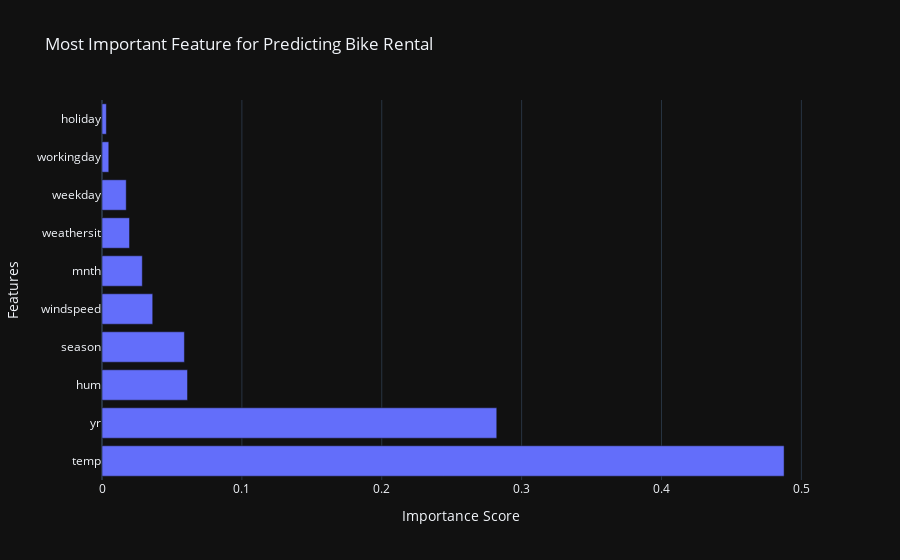

Notebook cell for this chart:
### Code cell
importances = rf_model.feature_importances_

feature_importance_df = pd.DataFrame({'feature': features, 'importance': importances})

feature_importance_df = feature_importance_df.sort_values(by='importance', ascending=False)

# plt.figure(figsize=(10, 6))
# sns.barplot(x='importance', y='feature', data=feature_importance_df)
# plt.title('Most Important Features for Predicting Bike Rentals')
# plt.xlabel('Importance Score')
# plt.ylabel('Feature')
# plt.show()

fig_imp = px.bar(
    feature_importance_df,
    x = 'importance',
    y = 'feature',
    title='Most Important Feature for Predicting Bike Rental',
    labels={'importance': 'Importance Score', 'feature': 'Features'},
    template='plotly_dark'
)
fig_imp.show()

### Figure 1 — Plotly figure (JSON) as saved in the notebook; plotly's stock layout.template omitted (floating-point values rounded to 4 significant figures)
{"data": [{"hovertemplate": "Importance Score=%{x}<br>Features=%{y}<extra></extra>", "legendgroup": "", "marker": {"color": "#636efa", "pattern": {"shape": ""}}, "name": "", "orientation": "h", "showlegend": false, "textposition": "auto", "x": [0.4876, 0.2822, 0.06115, 0.05892, 0.03627, 0.02881, 0.01968, 0.01733, 0.004856, 0.003127], "xaxis": "x", "y": ["temp", "yr", "hum", "season", "windspeed", "mnth", "weathersit", "weekday", "workingday", "holiday"], "yaxis": "y", "type": "bar"}], "layout": {"xaxis": {"anchor": "y", "domain": [0.0, 1.0], "title": {"text": "Importance Score"}}, "yaxis": {"anchor": "x", "domain": [0.0, 1.0], "title": {"text": "Features"}}, "legend": {"tracegroupgap": 0}, "title": {"text": "Most Important Feature for Predicting Bike Rental"}, "barmode": "relative"}}
